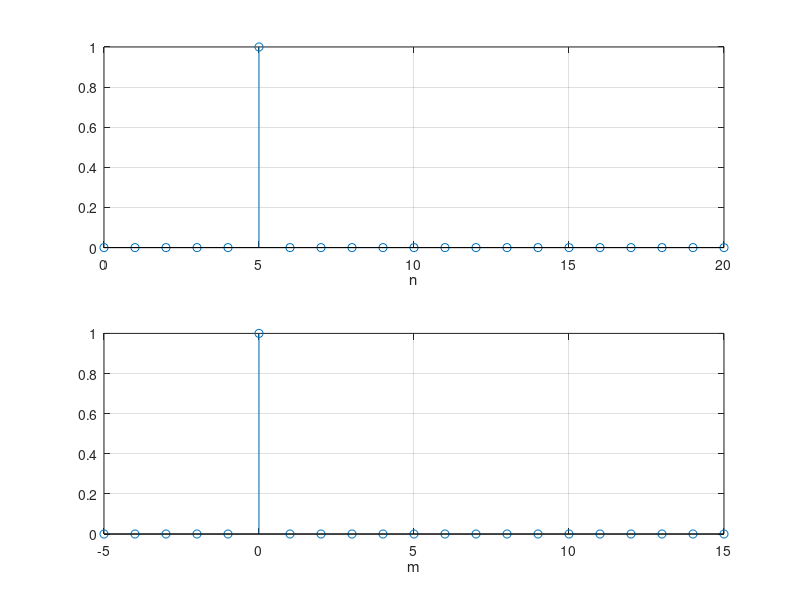
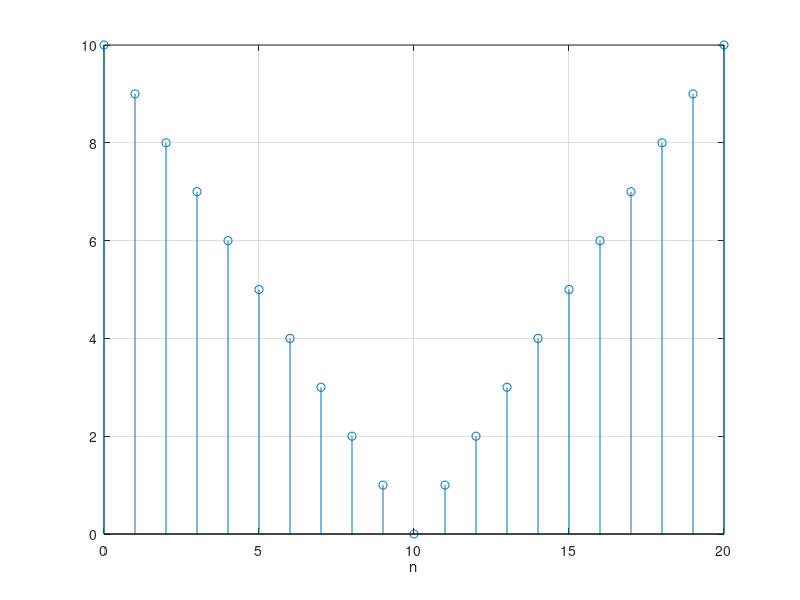
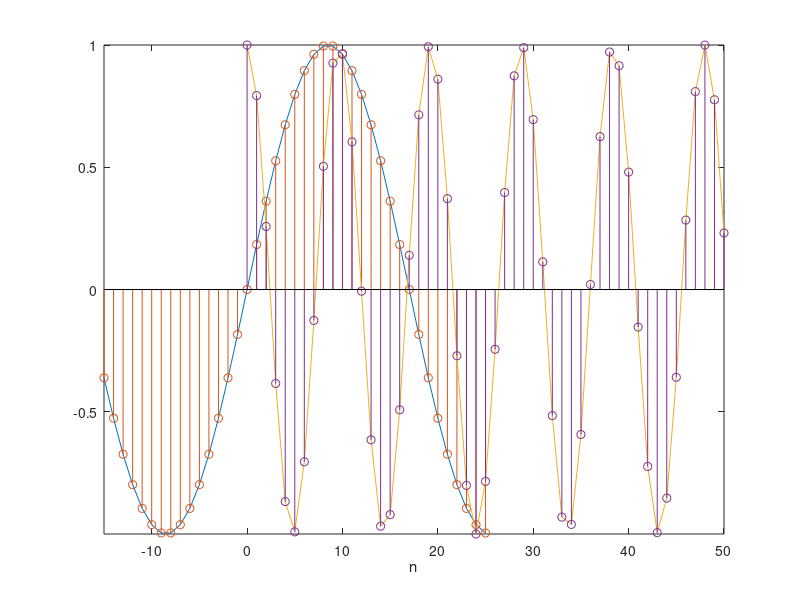
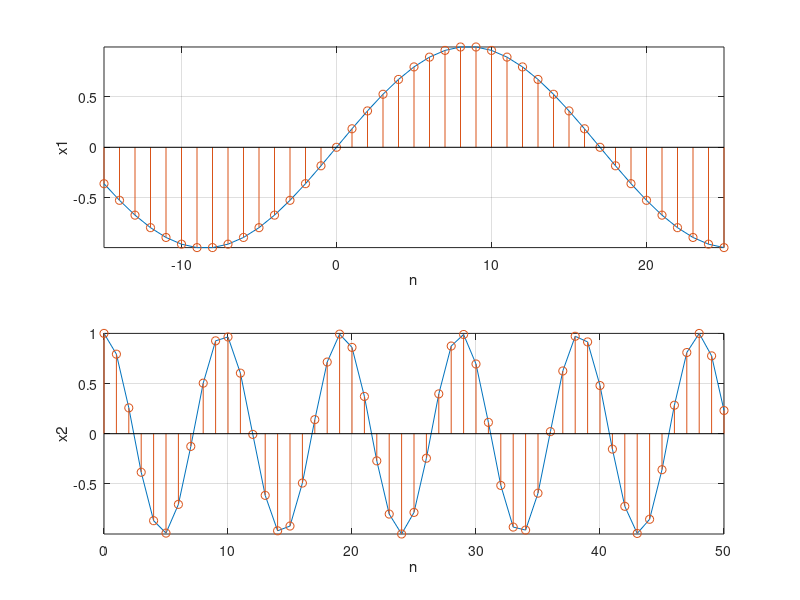

These charts were generated, in order, by the following MATLAB code:
z=zeros(1,21); %initializam vectorul cu zerouri
z(1,6)=1;  %selectam pozitia 6 si punem in ea valoarea 1
n=0:20;
m=-5:15;
figure(1);  %figura pentru subpunctu a)
subplot(2,1,1),stem(n,z),xlabel('n'),grid,axis([0 20 min(z) max(z)])
subplot(2,1,2),stem(m,z),xlabel('m'),grid,axis([-5 15 min(z) max(z)])

t=abs(10-n);
figure(2); %figura pentru subpunctul b)
stem(n,t),xlabel('n'),grid

n=-15:25;
x=sin(pi*n/17);
figure(3); %figura1 pentru c) ambele semnale pe un singur grafic
plot(n,x),grid,xlabel('n'),axis([-15 50 min(x) max(x)]) %alegem axele de la -15 la 50 pentru a cuprinde minumul si maximul n-urilor celor doua semnale
hold on;  %folosim hold on pentru a pastra plot si stem pe grafic
stem(n,x)
hold on; %folosim hold on pentru a pastra primul semnal pe grafic, la care se adauga al doilea cu forma specifica plot, respectiv stem
m=0:50;
y=cos(pi*m/sqrt(23));
plot(m,y),grid,axis([-15 50 min(y) max(y)])
hold on;
stem(m,y)
hold off; 

figure(4); %figura2 pentru c) cele 2 semnale pe grafice diferite
subplot(2,1,1),plot(n,x),xlabel('n'),ylabel('x1'),grid,axis([-15 25 min(x) max(x)]) %fiind pe grafice separate alegem pentru axe minul si maximul n-ului specifice fiecarui semnal
hold on;
stem(n,x)
subplot(2,1,2),plot(m,y),xlabel('n'),ylabel('x2'),grid,axis([0 50 min(y) max(y)])
hold on;
stem(m,y)
clear  %stergem din memorie